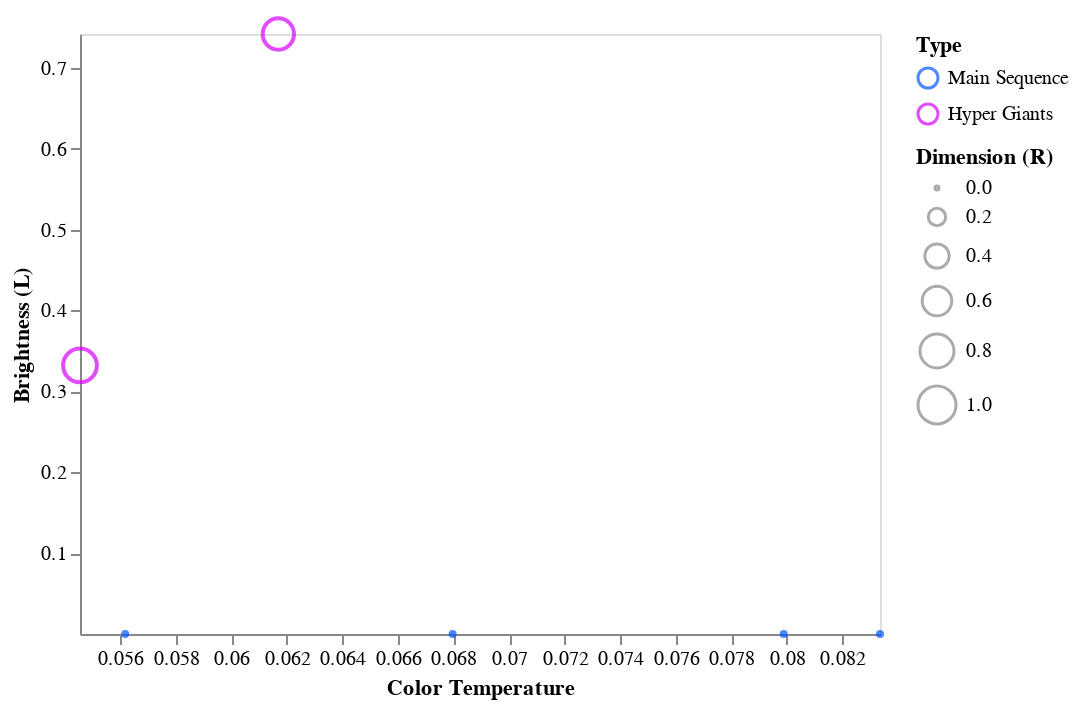

Here is the notebook cell this chart was saved with:
### Markdown cell above
A questa classe spettrale appertiene una sola stella: non è possibile ricavare dati esaustivi.

### Code cell
data = dataset[dataset['Spectral_Class'] == 'K']

dom = ['Main Sequence', 'Hyper Giants']
rng = ['#0055ff', '#d400ff']

alt.Chart(data).mark_point().encode( 
    
    x = alt.X('Temperature',
         scale = alt.Scale(domain = (min(data.Temperature), max(data.Temperature))),
         axis = alt.Axis(format='K', title='Color Temperature', grid = False)
         ),
    
    y = alt.Y('L',
         scale = alt.Scale(domain = (min(data.L), max(data.L))),
         axis = alt.Axis(format='K', title='Brightness (L)', grid = False)
         ),
    
    size = alt.Size('R', 
                    scale = alt.Scale(domain = [0, 1]), 
                    legend = alt.Legend(title = 'Dimension (R)')
                   ),
    
    color = alt.Color('Type', scale=alt.Scale(domain=dom, range=rng)
                     )
    
)

### Figure 1 — Vega-Lite specification as saved in the notebook (floating-point values rounded to 4 significant figures)
{"config": {"view": {"continuousWidth": 400, "continuousHeight": 300}}, "data": {"name": "data-f03ec8949290cbb979d3d02c8cd677a3"}, "mark": "point", "encoding": {"color": {"type": "nominal", "field": "Type", "scale": {"domain": ["Main Sequence", "Hyper Giants"], "range": ["#0055ff", "#d400ff"]}}, "size": {"type": "quantitative", "field": "R", "legend": {"title": "Dimension (R)"}, "scale": {"domain": [0, 1]}}, "x": {"type": "quantitative", "axis": {"format": "K", "grid": false, "title": "Color Temperature"}, "field": "Temperature", "scale": {"domain": [0.05454, 0.08337]}}, "y": {"type": "quantitative", "axis": {"format": "K", "grid": false, "title": "Brightness (L)"}, "field": "L", "scale": {"domain": [9.997e-08, 0.7417]}}}, "$schema": "https://vega.github.io/schema/vega-lite/v4.8.1.json", "datasets": {"data-f03ec8949290cbb979d3d02c8cd677a3": [{"Temperature": 0.06797, "L": 1.8e-07, "R": 0.0004396, "A_M": 0.5762, "Color": "White-Yellow", "Spectral_Class": "K", "Type": "Main Sequence"}, {"Temperature": 0.05617, "L": 9.997e-08, "R": 0.0004037, "A_M": 0.5675, "Color": "White-Yellow", "Spectral_Class": "K", "Type": "Main Sequence"}, {"Temperature": 0.0799, "L": 4.202e-07, "R": 0.0005756, "A_M": 0.5222, "Color": "White-Yellow", "Spectral_Class": "K", "Type": "Main Sequence"}, {"Temperature": 0.08337, "L": 7.416e-07, "R": 0.0004453, "A_M": 0.5191, "Color": "Orange", "Spectral_Class": "K", "Type": "Main Sequence"}, {"Temperature": 0.05454, "L": 0.332, "R": 0.7873, "A_M": 0.01657, "Color": "Red", "Spectral_Class": "K", "Type": "Hyper Giants"}, {"Temperature": 0.06169, "L": 0.7417, "R": 0.6749, "A_M": 0.08505, "Color": "Orange", "Spectral_Class": "K", "Type": "Hyper Giants"}]}}
